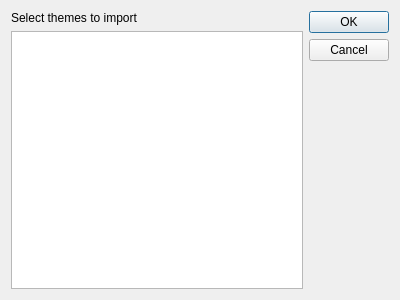
<?xml version="1.0" encoding="UTF-8"?>
<ui version="4.0">
 <class>ThemeSelectDialog</class>
 <widget class="QDialog" name="ThemeSelectDialog">
  <property name="geometry">
   <rect>
    <x>0</x>
    <y>0</y>
    <width>400</width>
    <height>300</height>
   </rect>
  </property>
  <property name="windowTitle">
   <string>Theme Selection</string>
  </property>
  <layout class="QHBoxLayout" name="horizontalLayout">
   <item>
    <layout class="QVBoxLayout" name="verticalLayout">
     <item>
      <widget class="QLabel" name="titleLabel">
       <property name="text">
        <string>Select themes to import</string>
       </property>
      </widget>
     </item>
     <item>
      <widget class="QListWidget" name="themeSelectListWidget">
       <property name="selectionMode">
        <enum>QAbstractItemView::MultiSelection</enum>
       </property>
      </widget>
     </item>
    </layout>
   </item>
   <item>
    <widget class="QDialogButtonBox" name="buttonBox">
     <property name="orientation">
      <enum>Qt::Vertical</enum>
     </property>
     <property name="standardButtons">
      <set>QDialogButtonBox::Cancel|QDialogButtonBox::Ok</set>
     </property>
    </widget>
   </item>
  </layout>
 </widget>
 <resources/>
 <connections>
  <connection>
   <sender>buttonBox</sender>
   <signal>accepted()</signal>
   <receiver>ThemeSelectDialog</receiver>
   <slot>accept()</slot>
   <hints>
    <hint type="sourcelabel">
     <x>248</x>
     <y>254</y>
    </hint>
    <hint type="destinationlabel">
     <x>157</x>
     <y>274</y>
    </hint>
   </hints>
  </connection>
  <connection>
   <sender>buttonBox</sender>
   <signal>rejected()</signal>
   <receiver>ThemeSelectDialog</receiver>
   <slot>reject()</slot>
   <hints>
    <hint type="sourcelabel">
     <x>316</x>
     <y>260</y>
    </hint>
    <hint type="destinationlabel">
     <x>286</x>
     <y>274</y>
    </hint>
   </hints>
  </connection>
 </connections>
</ui>
